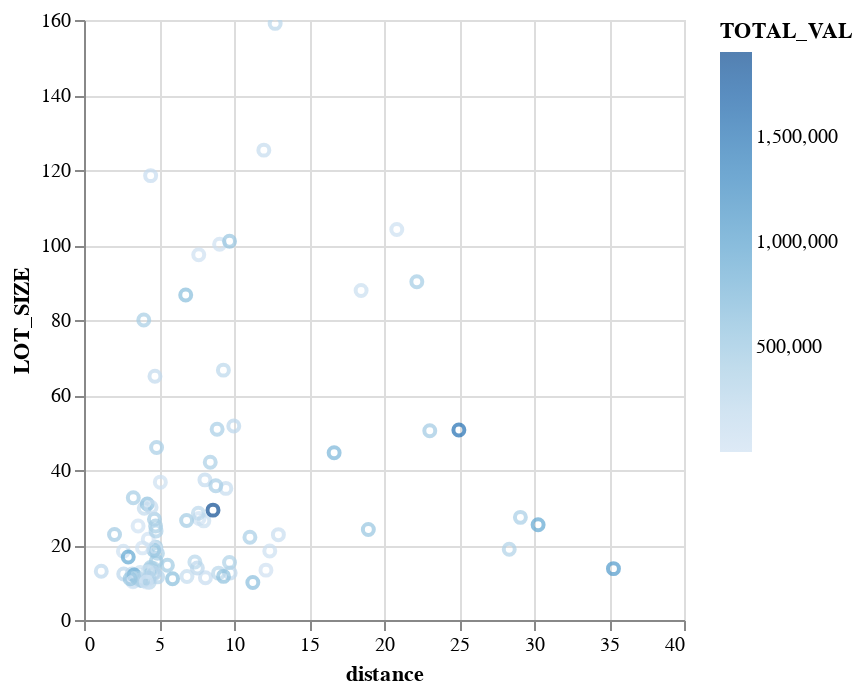

Notebook code for this chart:
### Code cell
import altair as alt
from altair import datum

alt.Chart(close_to_town).mark_point().encode(
    x="distance", y="LOT_SIZE", color="TOTAL_VAL", tooltip=["OWNER1"]
).transform_filter((datum.TOTAL_VAL < 2000000)).interactive()
